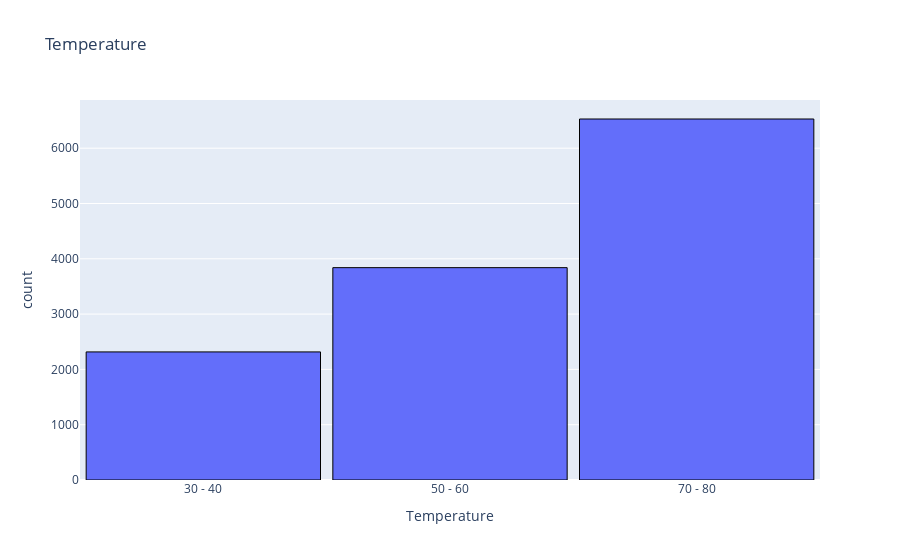

Notebook source saved alongside this figure:
### Markdown cell above
6. Use a histogram to visualize the temperature column.

### Code cell
# Import the plotly express module
import plotly.express as px

# Create a copy of the 'temperature' column from the clean_data dataframe
labeled_temperature_dataframe = clean_data[["temperature"]].copy()

# Define a function to convert temperature values to labeled categories
def convert_temperature_to_label(temperature):
    if (temperature < 30):
        return "0 - 30"
    elif (temperature <= 40):
        return "30 - 40"
    elif (temperature <= 50):
        return "40 - 50"
    elif (temperature <= 60):
        return "50 - 60"
    elif (temperature <= 70):
        return "60 - 70"
    elif (temperature <= 80):
        return "70 - 80"
    elif (temperature <= 90):
        return "80 - 90"
    elif (temperature <= 100):
        return "90 - 100"
    else:
        return "> 100"

# Apply the conversion function to create a new column 'temperature_labeled' in the dataframe
labeled_temperature_dataframe["temperature_labeled"] = labeled_temperature_dataframe["temperature"].apply(convert_temperature_to_label)

# Sort the dataframe based on the 'temperature_labeled' column
labeled_temperature_dataframe_sorted = labeled_temperature_dataframe.sort_values("temperature_labeled")

# Create a histogram using plotly express with the sorted dataframe
fig = px.histogram(
            labeled_temperature_dataframe_sorted,
            title = "Temperature",
            x = "temperature_labeled",
            labels = {"temperature_labeled": "Temperature", "count": "Count"})

# Update the appearance of the histogram
fig.update_traces(
    marker_line_width=1,
    marker_line_color='black')

fig.update_layout(bargap=0.05)

# Display the histogram
fig.show()

# Save the histogram as an image file
fig.write_image("visualizations/temperature_column_visualization.png")

### Figure 1 — Plotly figure (JSON) as saved in the notebook; plotly's stock layout.template omitted (floating-point values rounded to 4 significant figures; data arrays with more than 128 entries replaced by an {"elided": "..."} marker saying what was removed)
{"data": [{"alignmentgroup": "True", "bingroup": "x", "hovertemplate": "Temperature=%{x}<br>count=%{y}<extra></extra>", "legendgroup": "", "marker": {"color": "#636efa", "line": {"color": "black", "width": 1}, "pattern": {"shape": ""}}, "name": "", "offsetgroup": "", "orientation": "v", "showlegend": false, "type": "histogram", "x": {"elided": "12684 str values"}, "xaxis": "x", "yaxis": "y"}], "layout": {"autosize": true, "bargap": 0.05, "barmode": "relative", "legend": {"tracegroupgap": 0}, "title": {"text": "Temperature"}, "xaxis": {"anchor": "y", "autorange": true, "domain": [0, 1], "range": [-0.5, 2.5], "title": {"text": "Temperature"}, "type": "category"}, "yaxis": {"anchor": "x", "autorange": true, "domain": [0, 1], "range": [0, 6872.0], "title": {"text": "count"}}}}
